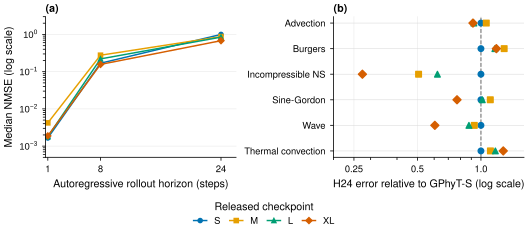

Source code (Python):
"""Scale helps on average but not on every physical system.

Data: 256x128 zero-shot medians from the four released GPhyT checkpoints.
Inputs are four frames; errors are medians over 24 test trajectories overall
and 4 per system. No confidence intervals are available.
"""

import csv
from pathlib import Path

from matplotlib.ticker import NullFormatter

from orx_figstyle import PALETTE, TEXT, figure_grid, panel_labels, save, use_style

DATA = Path(__file__).resolve().parent.parent / "data" / "released_scaling_256.csv"
OUT = Path(__file__).resolve().parent / "released-scaling-heterogeneity"

MODELS = ["GPhyT-S", "GPhyT-M", "GPhyT-L", "GPhyT-XL"]
COLORS = {
    "GPhyT-S": PALETTE["blue"],
    "GPhyT-M": PALETTE["orange"],
    "GPhyT-L": PALETTE["green"],
    "GPhyT-XL": PALETTE["red"],
}
MARKERS = {"GPhyT-S": "o", "GPhyT-M": "s", "GPhyT-L": "^", "GPhyT-XL": "D"}
SYSTEMS = [
    ("advection", "Advection"),
    ("burgers", "Burgers"),
    ("incompressible_ns", "Incompressible NS"),
    ("sine_gordon", "Sine-Gordon"),
    ("wave", "Wave"),
    ("thermal_convection", "Thermal convection"),
]
HORIZONS = [1, 8, 24]


def load():
    rows = []
    with DATA.open(encoding="utf8") as handle:
        for row in csv.DictReader(handle):
            rows.append(
                {
                    "model": row["model"],
                    "parameters": int(row["parameters"]),
                    "scope": row["scope"],
                    "horizon": int(row["horizon"]),
                    "nmse": float(row["nmse_median"]),
                }
            )
    return rows


def main():
    use_style()
    rows = load()
    overall = {
        (r["model"], r["horizon"]): r["nmse"] for r in rows if r["scope"] == "overall"
    }
    per_system = {
        (r["model"], r["scope"]): r["nmse"]
        for r in rows
        if r["scope"] != "overall" and r["horizon"] == 24
    }
    params = {r["model"]: r["parameters"] / 1e6 for r in rows}

    fig, axes = figure_grid(1, 2, width=TEXT, ratio=0.44)

    ax = axes[0]
    for model in MODELS:
        values = [overall[(model, h)] for h in HORIZONS]
        ax.plot(
            HORIZONS,
            values,
            color=COLORS[model],
            marker=MARKERS[model],
            ms=3.2,
            lw=1.1,
            label=model.replace("GPhyT-", ""),
        )
    ax.set_yscale("log")
    ax.set_ylim(5e-4, 3.0)
    ax.set_xlim(0.7, 26)
    ax.set_xticks(HORIZONS)
    ax.set_xlabel("Autoregressive rollout horizon (steps)")
    ax.set_ylabel("Median NMSE (log scale)")
    ax.grid(True, axis="y", which="major", color="0.92", lw=0.5)
    ax.set_axisbelow(True)

    ax = axes[1]
    for model in MODELS:
        ratios = [
            per_system[(model, system)] / per_system[("GPhyT-S", system)]
            for system, _label in SYSTEMS
        ]
        ax.scatter(
            ratios,
            range(len(SYSTEMS)),
            color=COLORS[model],
            marker=MARKERS[model],
            s=18,
            label=model.replace("GPhyT-", ""),
            zorder=3,
        )
    ax.axvline(1.0, color="0.45", lw=0.8, ls="--", zorder=1)
    ax.set_xscale("log")
    ax.set_xlim(0.2, 1.6)
    ax.set_xticks([0.25, 0.5, 1.0])
    ax.set_xticklabels(["0.25", "0.5", "1.0"])
    ax.xaxis.set_minor_formatter(NullFormatter())
    ax.set_yticks(range(len(SYSTEMS)))
    ax.set_yticklabels([label for _system, label in SYSTEMS])
    ax.invert_yaxis()
    ax.set_xlabel("H24 error relative to GPhyT-S (log scale)")
    ax.grid(True, axis="x", which="major", color="0.92", lw=0.5)
    ax.set_axisbelow(True)

    handle, label = axes[0].get_legend_handles_labels()
    fig.legend(
        handle,
        label,
        title="Released checkpoint",
        loc="outside lower center",
        ncol=4,
        frameon=False,
    )
    panel_labels(axes)
    save(fig, str(OUT), formats=("pdf", "svg", "png"))


if __name__ == "__main__":
    main()
